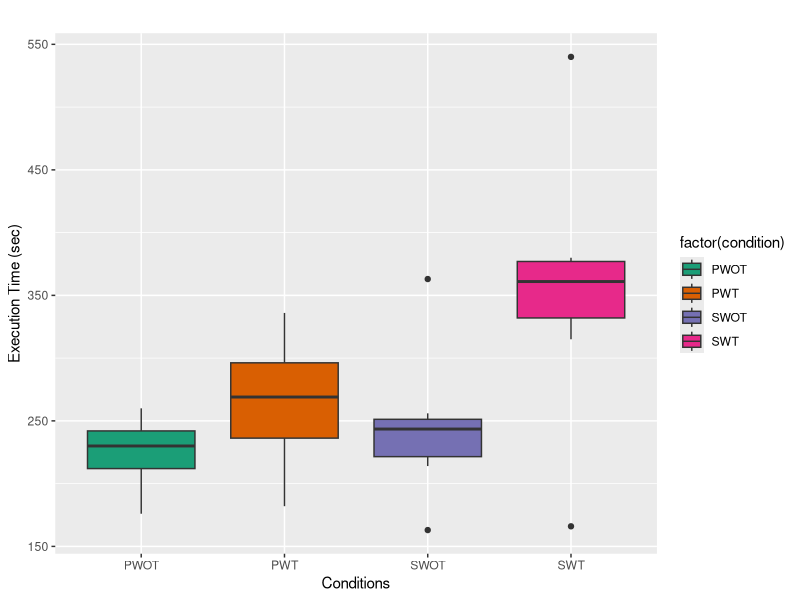

This chart was generated by the following R code:
# Load necessary libraries
library(ggplot2)
library(readxl)
library(RColorBrewer)


# Read data from Excel file
#excel_data <- read_excel("./FFH/execution_time.xlsx", sheet = "ex2")
#excel_data <- read_excel("./FFH/execution_time.xlsx", sheet = "ex3")
#excel_data <- read_excel("./FFH/execution_time.xlsx", sheet = "ex2_ex3")
excel_data <- read_excel("./FFH/execution_time.xlsx", sheet = "ex2_ex3")


p <- ggplot(excel_data, aes(x = factor(condition), y = answer, fill = factor(condition))) +
  geom_boxplot() +
  #labs(x = "Conditions", y = "Answer", title = "Mental Demand: How mentally demanding was the task?") +
  labs(x = "Conditions", y = "Execution Time (sec)", title = "") +
  #scale_fill_manual(values=c("#999999", "#E69F00", "#56B4E9", "#56B4E9")) +
  scale_fill_brewer(palette="Dark2")

print(p)